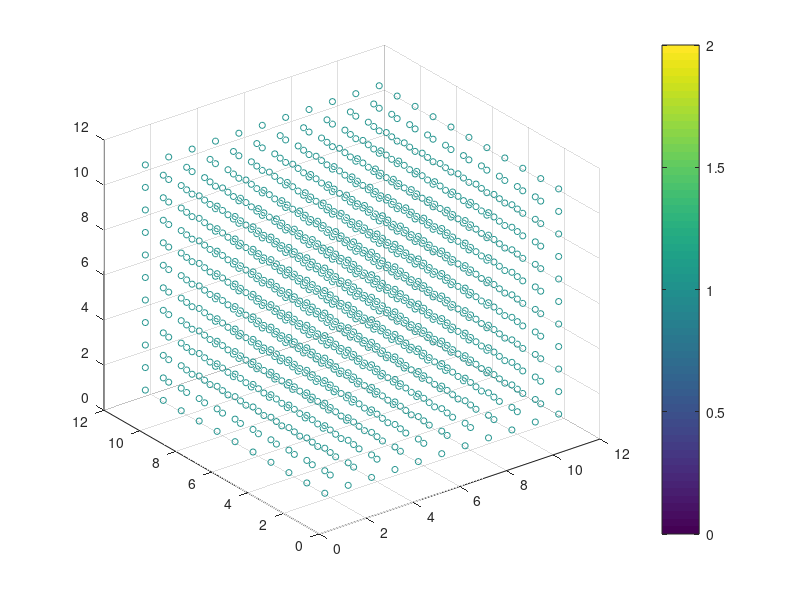

Here is the MATLAB script that generated this plot:
nn = 11;

Lx = 1;
Ly = 2;
Lz = 1;

xvet = linspace(0,Lx,nn);
yvet = linspace(0,Ly,nn);
zvet = linspace(0,Lz,nn);

t = ones(1,nn^3);

for jx = 1:nn
    for jy = 1:nn
        for jz = 1:nn
            kk = jx + (jy-1)*nn + (jz-1)*nn^2;
            scatter3(jx,jy,jz,20,t(kk));
            hold on
        end
    end
end
colorbar
